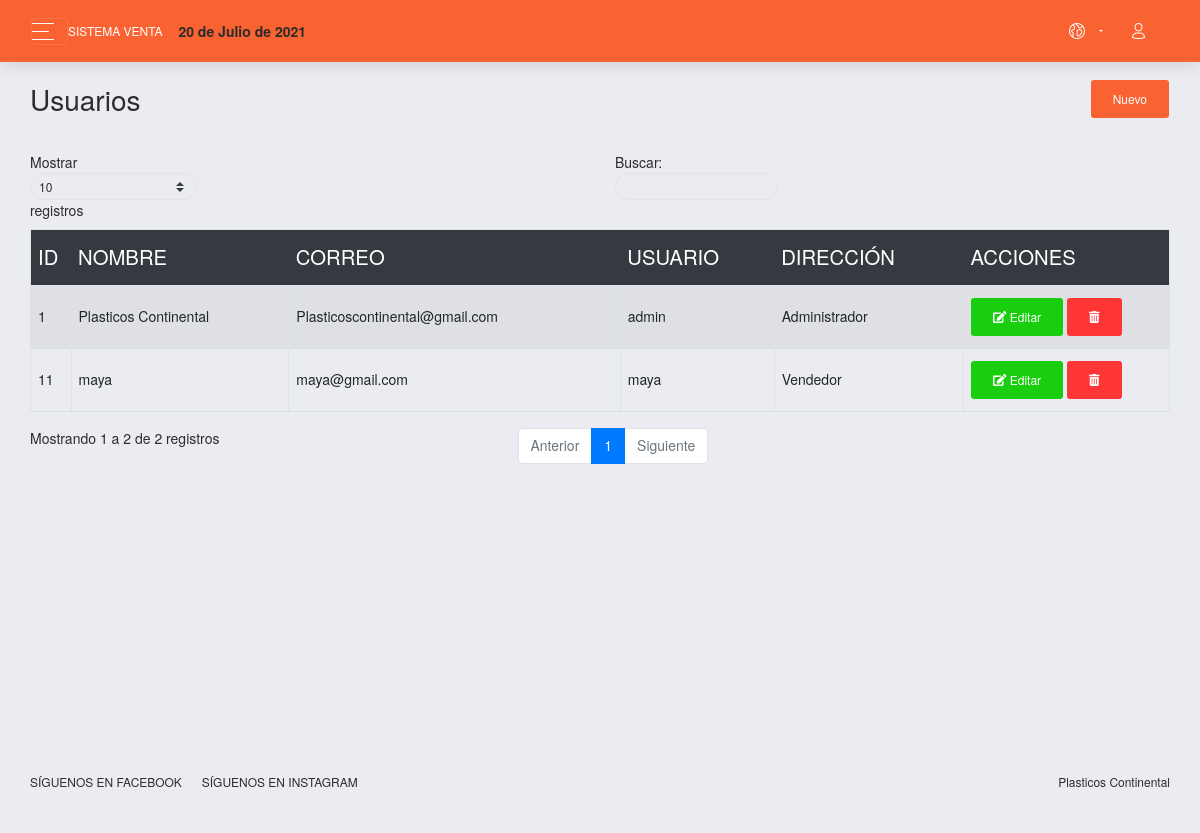
The page /sistema/lista_usuarios.php (signed in) on the database its author committed.
### tables this page shows
CREATE TABLE `usuario` (
  `idusuario` int(11) NOT NULL,
  `nombre` varchar(100) NOT NULL,
  `correo` varchar(100) NOT NULL,
  `usuario` varchar(20) NOT NULL,
  `clave` varchar(50) NOT NULL,
  `rol` int(11) NOT NULL
);

CREATE TABLE `rol` (
  `idrol` int(11) NOT NULL,
  `rol` varchar(50) NOT NULL
);

### sistema/lista_usuarios.php (the view)
<?php include_once "includes/header.php"; ?>
<div class="content">
	<div class="d-sm-flex align-items-center justify-content-between mb-4">
		<h1 class="h3 mb-0 text-gray-800">Usuarios</h1>
		<?php if ($_SESSION['rol'] == 1) { ?>
		<a href="registro_usuario.php" class="btn btn-primary">Nuevo</a>
		<?php } ?>
	</div>
	<div class="row">
		<div class="col-lg-12">
			<div class="table-responsive">
				<table class="table table-striped table-bordered" id="table">
					<thead class="thead-dark">
						<tr>
							<th>ID</th>
							<th>NOMBRE</th>
							<th>CORREO</th>
							<th>USUARIO</th>
							<th>DIRECCIÓN</th>
							<?php if ($_SESSION['rol'] == 1) { ?>
							<th>ACCIONES</th>
							<?php }?>
						</tr>
					</thead>
					<tbody>
						<?php
						include "../conexion.php";
						$query = mysqli_query($conexion, "SELECT u.idusuario, u.nombre, u.correo, u.usuario, r.rol FROM usuario u INNER JOIN rol r ON u.rol = r.idrol");
						$result = mysqli_num_rows($query);
						if ($result > 0) {
							while ($data = mysqli_fetch_assoc($query)) { ?>
								<tr>
									<td><?php echo $data['idusuario']; ?></td>
									<td><?php echo $data['nombre']; ?></td>
									<td><?php echo $data['correo']; ?></td>
									<td><?php echo $data['usuario']; ?></td>
									<td><?php echo $data['rol']; ?></td>
									<?php if ($_SESSION['rol'] == 1) { ?>
									<td>
										<a href="editar_usuario.php?id=<?php echo $data['idusuario']; ?>" class="btn btn-success"><i class='fas fa-edit'></i> Editar</a>
										<form action="eliminar_usuario.php?id=<?php echo $data['idusuario']; ?>" method="post" class="confirmar d-inline">
											<button class="btn btn-danger" type="submit"><i class='fas fa-trash-alt'></i> </button>
										</form>
									</td>
									<?php } ?>
								</tr>
						<?php }
						} ?>
					</tbody>
				</table>
			</div>
		</div>
	</div>
</div>
<?php include_once "includes/footer.php"; ?>

### rows shown on the page
usuario: idusuario "1", nombre "Plasticos Continental", correo "Plasticoscontinental@gmail.com", usuario "admin", rol.rol "Administrador"
usuario: idusuario "11", nombre "maya", correo "maya@gmail.com", usuario "maya", rol.rol "Vendedor"

### other values the page prints
fechaPeru() "20 de Julio de 2021"
